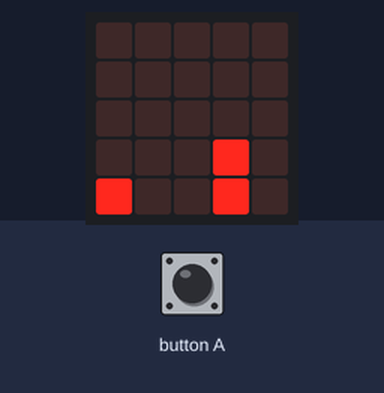
Bench run of a program on a simulated BBC micro:bit (MakeCode). On the bench: the board's 5×5 LED display. Inputs (shaded band) come from the test bench. The run ends where the board's game-over animation would start. At 2.6 s the program stops and its outputs stay as they are.

Above: at 0.8 s.
1.4 s: button A pressed for 0.15 s
At 2.1 s:
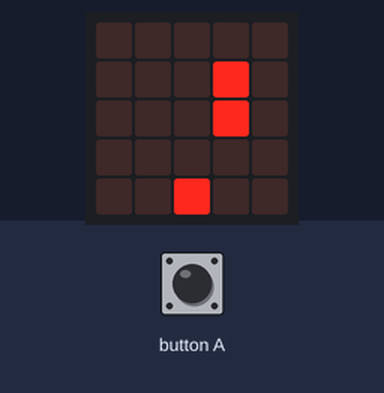
At 3.7 s:
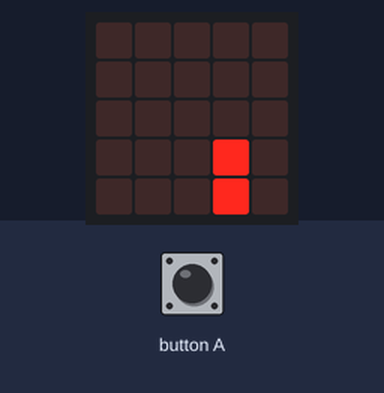
Timing chart, 0 to 4.1 s (numbered marks = the images above; inputs shaded):
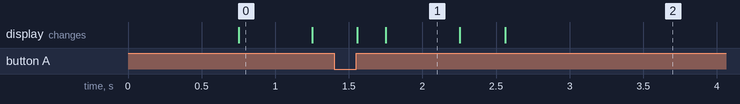

The program:

main.ts
```typescript
input.onButtonPressed(Button.A, function () {
    sprite.change(LedSpriteProperty.Y, -2)
    sprite2.change(LedSpriteProperty.Y, -2)
    basic.pause(2 * temps)
    sprite.change(LedSpriteProperty.Y, 2)
    sprite2.change(LedSpriteProperty.Y, 2)
})
let temps = 0
let sprite2: game.LedSprite = null
let sprite: game.LedSprite = null
sprite = game.createSprite(3, 4)
sprite2 = game.createSprite(3, 3)
let obstacle = game.createSprite(0, 4)
temps = 500
let niv = 1
basic.forever(function () {
    basic.showString("" + (niv))
    for (let index = 0; index < 6; index++) {
        for (let index = 0; index <= 4; index++) {
            obstacle.set(LedSpriteProperty.X, index)
            basic.pause(temps)
        }
    }
    temps = temps * 0.9
    niv = 1
})
basic.forever(function () {
    if (sprite.isTouching(obstacle)) {
        game.gameOver()
    }
})
```

test.ts
```typescript
// les tests vont ici ; cela ne sera pas compilé si ce paquet est utilisé en tant qu'extension.
```

Measured:
- after the input at 1.4 s, the display: first changes after 0.16 s (image 1 shows a later state)
- what the display in image 0 shows lasts 0.5 s, from 0.8 s to 1.3 s
